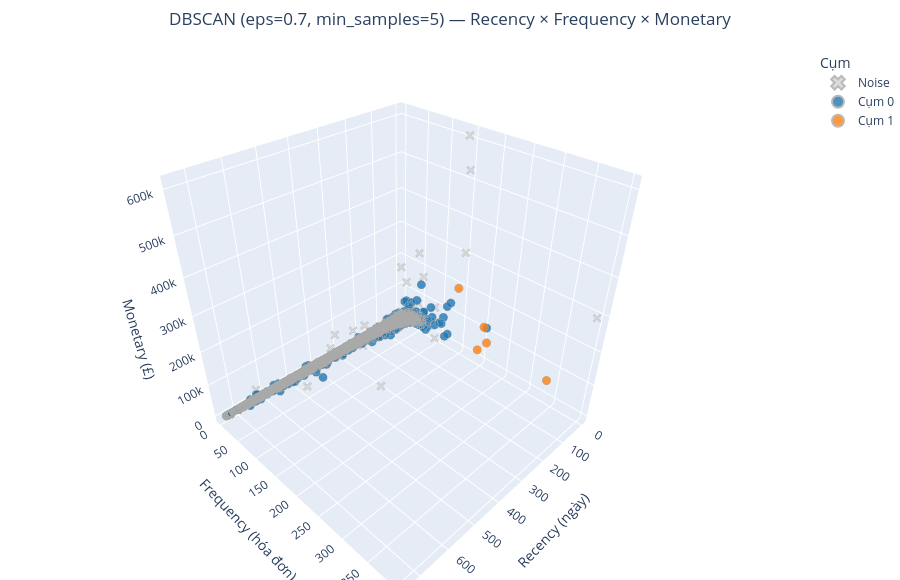

The code cell stored with this chart in its notebook:
### Code cell
plot_3d_rfm(db_labels, f'DBSCAN (eps={EPS}, min_samples={MIN_SAMPLES}) — Recency × Frequency × Monetary')

### Figure 1 — Plotly figure (JSON) as saved in the notebook; plotly's stock layout.template omitted (floating-point values rounded to 4 significant figures; data arrays with more than 128 entries replaced by an {"elided": "..."} marker saying what was removed)
{"data": [{"hovertemplate": "<b>Noise</b><br>Recency: %{x} ngày<br>Frequency: %{y}<br>Monetary: £%{z:,.0f}<extra></extra>", "marker": {"color": "lightgray", "line": {"color": "darkgray", "width": 0.5}, "opacity": 0.8, "size": 3, "symbol": "x"}, "mode": "markers", "name": "Noise", "type": "scatter3d", "x": [326, 24, 22, 276, 632, 10, 2, 1, 182, 235, 3, 39, 1, 372, 497, 8, 3, 372, 21, 154, 1], "y": [12, 28, 57, 55, 5, 156, 151, 398, 3, 3, 3, 107, 2, 29, 46, 51, 60, 155, 100, 15, 145], "z": [77560.0, 144500.0, 92350.0, 54940.0, 34100.0, 313900.0, 528600.0, 296000.0, 39920.0, 44530.0, 12390.0, 122200.0, 168500.0, 67500.0, 14560.0, 247000.0, 175600.0, 56600.0, 2996.0, 167.4, 608800.0]}, {"hovertemplate": "<b>Cụm 0</b><br>Recency: %{x} ngày<br>Frequency: %{y}<br>Monetary: £%{z:,.0f}<extra></extra>", "marker": {"color": "#1f77b4", "line": {"color": "darkgray", "width": 0.5}, "opacity": 0.8, "size": 5, "symbol": "circle"}, "mode": "markers", "name": "Cụm 0", "type": "scatter3d", "x": {"elided": "5852 int values"}, "y": {"elided": "5852 int values"}, "z": {"elided": "5852 float values"}}, {"hovertemplate": "<b>Cụm 1</b><br>Recency: %{x} ngày<br>Frequency: %{y}<br>Monetary: £%{z:,.0f}<extra></extra>", "marker": {"color": "#ff7f0e", "line": {"color": "darkgray", "width": 0.5}, "opacity": 0.8, "size": 5, "symbol": "circle"}, "mode": "markers", "name": "Cụm 1", "type": "scatter3d", "x": [1, 3, 4, 1, 2], "y": [336, 203, 143, 192, 211], "z": [56600.0, 116700.0, 196500.0, 30860.0, 70880.0]}], "layout": {"height": 580, "legend": {"itemsizing": "constant", "title": {"text": "Cụm"}}, "margin": {"b": 0, "l": 0, "r": 0, "t": 50}, "scene": {"xaxis": {"title": {"text": "Recency (ngày)"}}, "yaxis": {"title": {"text": "Frequency (hóa đơn)"}}, "zaxis": {"title": {"text": "Monetary (£)"}}}, "title": {"text": "DBSCAN (eps=0.7, min_samples=5) — Recency × Frequency × Monetary", "x": 0.5}}}
